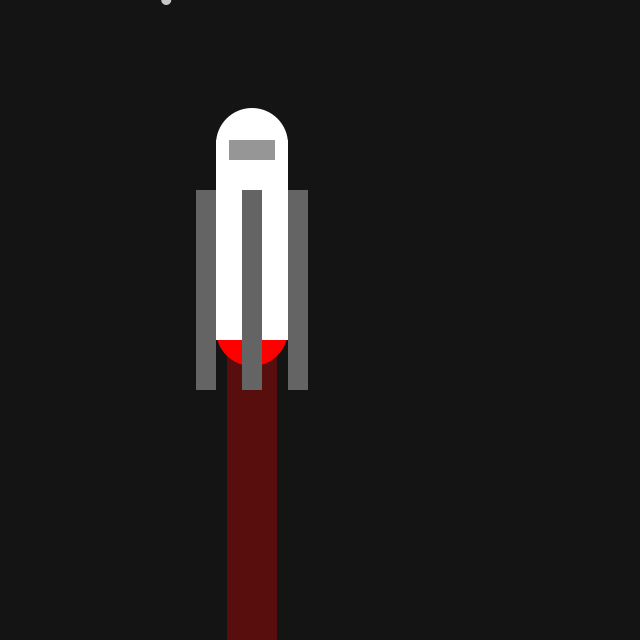
Frame 1 (no input)
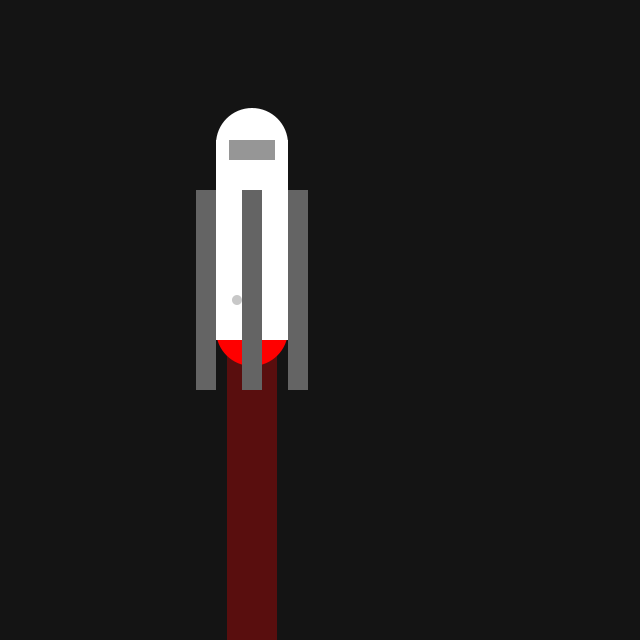
Frame 60 (the mouse pressed at the canvas centre just before this capture)
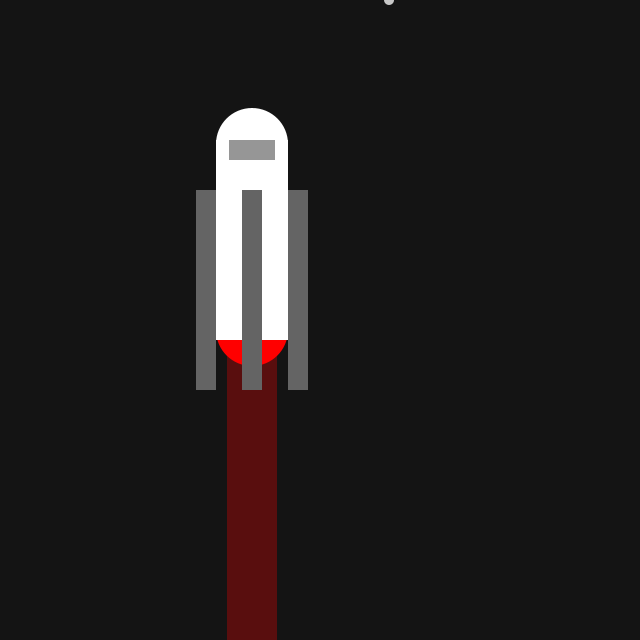
Frame 120 (the mouse held since frame 60 and released just before this capture)

The Processing sketch that drew these frames (run headless with seeded random() and noise(); from frame 60 on, the mouse is pressed at the canvas centre):

// Processing sketch: processing_120666
// ── processing_120666.pde

//--------------------------------------|
Star[] stars = new Star[1]; //--Creates a new class called Star and an array called stars with 1 Star in the array.
//--------------------------------------|
//--Creating an array to control stars--|
//--------------------------------------|
void setup()        //--Setup is run once at the start of the sketch
{
  size (640, 640);  //--Setting the size of the sketch window
  smooth();         //--Adds anti-aliasing to geometry. (Makes stuff look smooth/nice)
  for (int i = 0; i < stars.length; i++)  //--The for loop checks to see if the local var i is less than the length of the array and if true adds 1 to i
    {
      stars[i] = new Star ((color(200)),random(width),0,100);  //--element i within stars is a new star with these properties
    }
}

void draw()  //--This part of the code is drawn every frame
{
//--------------------------------------|
  background (20);  //--Setting the background color of the sketch

  fill    (255,0,0,75);
  noStroke();
  rect    (227,320,50,400); //--Creates a rectangle (X,Y,W,H)

  fill    (255,0,0);        //--Sets the fill of the shape (R,G,B,A)
  noStroke();               //--Gets rid of the stoke around the shape
  ellipse (252,330,72,72);  //--Creates an ellipse (X,Y,W,H)
//--------------------------------------|
//--The Main Body of the Rocket---------|
//--------------------------------------|
  fill   (255);
  ellipse(252, 144, 72, 72);

  fill    (255);
  noStroke();
  rect    (216, 140, 72, 200);

  fill(150);
  rect(229, 140, 46, 20);
//--------------------------------------|
//--The Wings of the Rocket-------------|
//--------------------------------------|
  fill    (100);
  noStroke();
  rect    (196, 190, 20, 200);

  fill    (100);
  noStroke();
  rect    (288, 190, 20, 200);

  fill    (100);
  noStroke();
  rect    (242, 190, 20, 200);
//--------------------------------------|
//--The Stars---------------------------|
//--------------------------------------|
  for (int i = 0; i < stars.length; i++)  //--The for loop checks to see if the local var i is less than the length of the array and if true adds 1 to i
    {
      stars[i].display();  //--Whilst true run this (Will control the display of the stars created in the Star array.)
      stars[i].move();     //--Whilst true run this (Will control the movement of the stars created in the Star array.)
    }
//--------------------------------------|
}//--End of Draw------------------------|

class Star    //--Beginning to define the Star Classes properties
{
    color c;  //--Creating a color
    float x;  //--Creating a variable to control the x co-ordinate
    float y;  //--Creating a variable to control the y co-ordinate
    float ys; //--Creating a variable to control the y co-ordinate movement
    
    Star (color c_, float x_, float y_, float ys_)  //--Defining a new stars properties
    {
      c = c_;    //--Renaming the variables for use in the object
      x = x_;    //
      y = y_;    //
      ys = ys_;  //
    }

void display()  //--Controls the appearance of the shape
{
  ellipseMode(CENTER); //--Sets the ellipse mode to center.
  fill       (c);      //--Sets the fill to the value of the variable c
  noStroke   ();       //--Sets the object to have no stroke
  ellipse    (random(width),y,10,10);  //--Sets the shape of the ellipse created every time
}

void move()  //--Controls the movement of the shape
{
  y = y + ys;      //--The y co-ordinate is the sum of the y co-ordinate plus the y speed variable
  if (y > height)  //--if y is less than the height of the sketch
  {
    y = 0;         //--then y is equal to 0
  }
}
}
//--------------------------------------|
